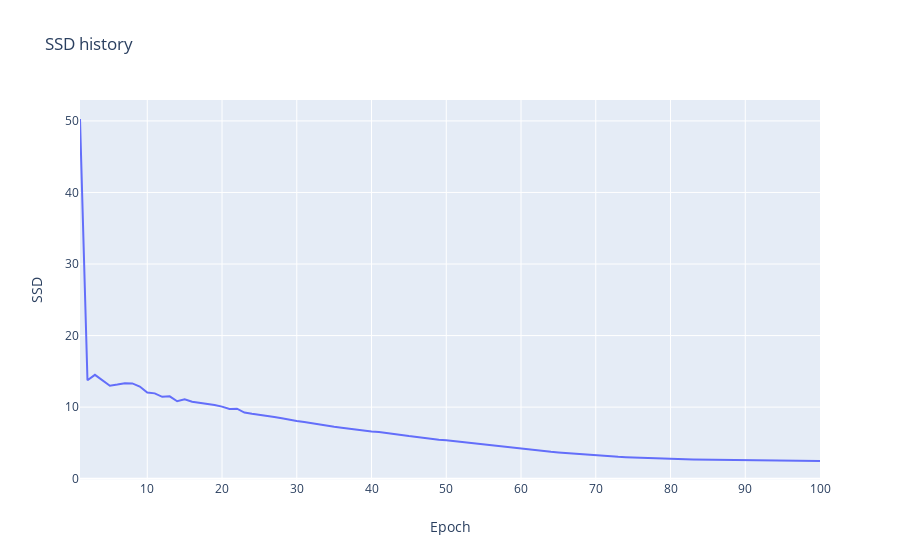
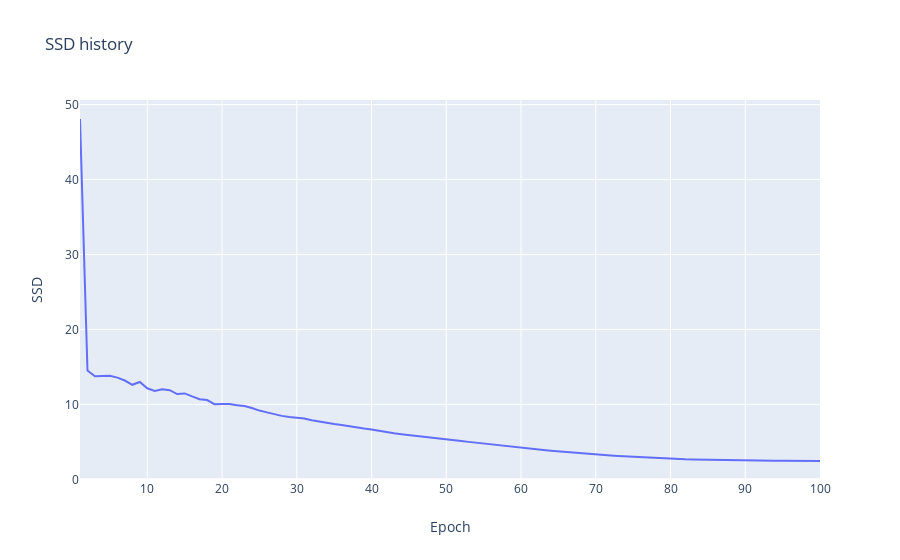
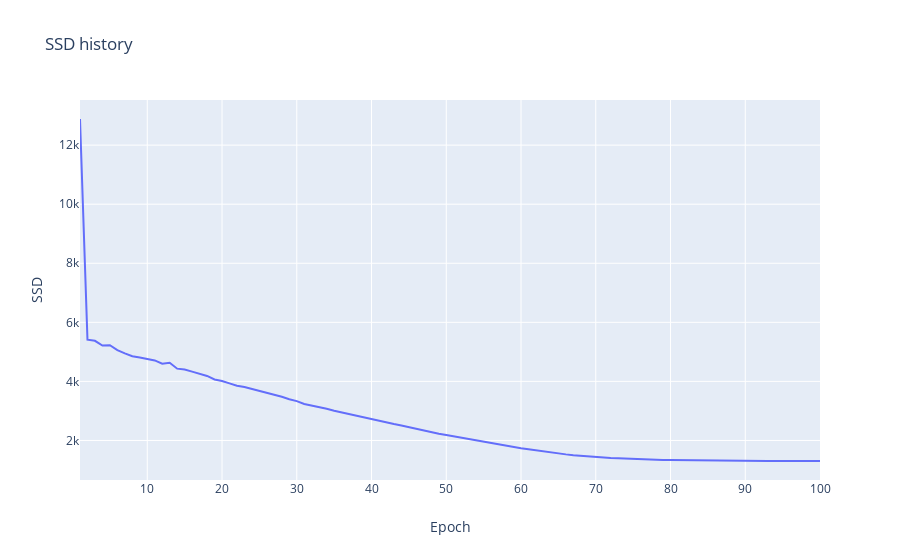
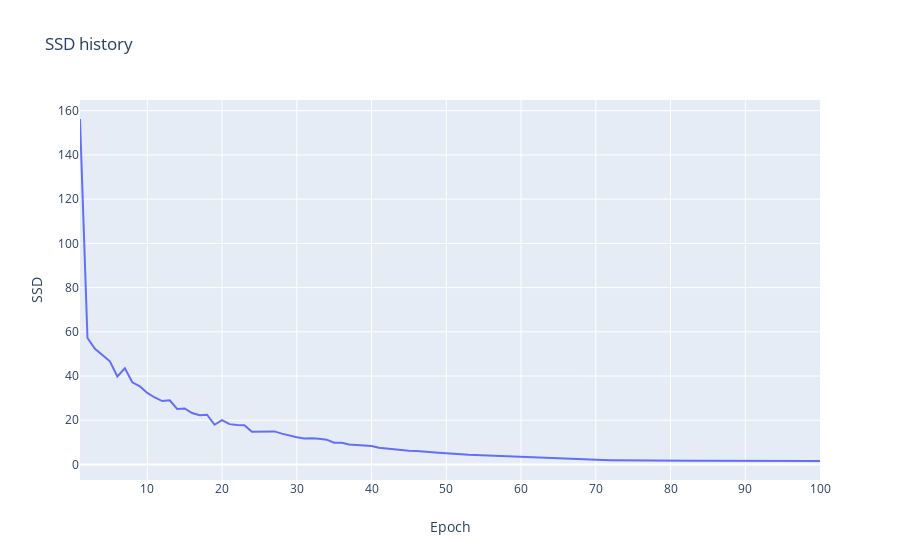

Here is the notebook cell these charts were saved with, in order:
### Code cell
for dataset in datasets:
    print(dataset)
    soms[dataset].plotSSD()
